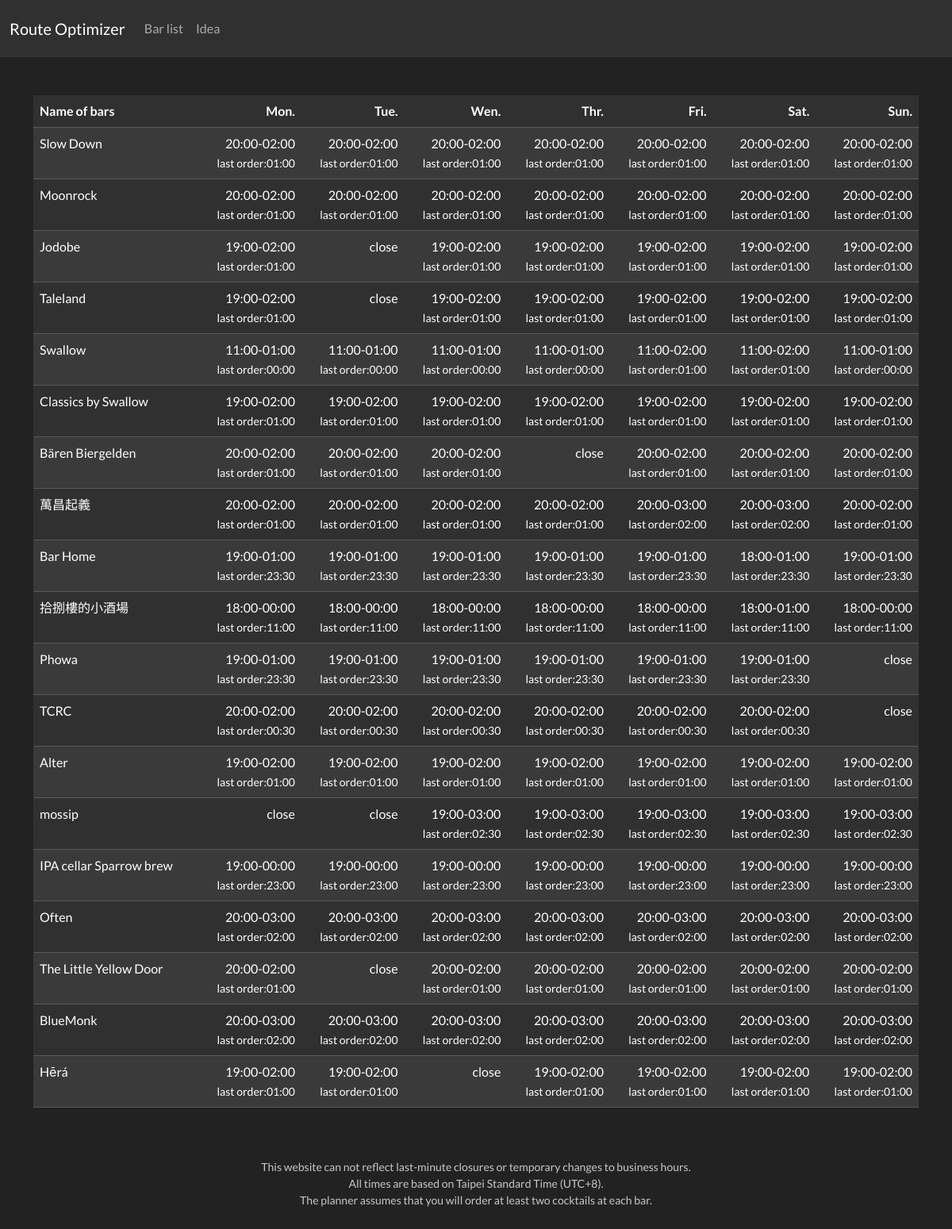
Page /list on the committed database.
### tables this page shows
CREATE TABLE opening_hours (

    id INTEGER PRIMARY KEY AUTOINCREMENT,

    bar_id INTEGER NOT NULL,

    day_of_week INTEGER NOT NULL,        

    open_time TEXT NOT NULL,             

    close_time TEXT NOT NULL, last_order_time TEXT,           

    FOREIGN KEY (bar_id) REFERENCES bars(id) ON DELETE CASCADE

);

CREATE TABLE bars (

    id INTEGER PRIMARY KEY AUTOINCREMENT,

    name TEXT NOT NULL,

    latitude REAL NOT NULL,

    longitude REAL NOT NULL,

    avg_cocktail_price INTEGER NOT NULL

);

### app.py (the view)
@app.route("/list", methods=["GET"])
def list():
    bars_info_db = db.execute("SELECT name, day_of_week, open_time, close_time, last_order_time FROM opening_hours JOIN bars ON bar_id = bars.id")
    bars_info = {}
    for bar in bars_info_db:
        name = bar["name"]
        day_of_week = bar["day_of_week"]
        if name not in bars_info:
            bars_info[name] = {
                1: None, 2: None, 3: None, 4: None, 5: None, 6: None, 7: None
            }
        open_time = bar["open_time"]
        close_time = bar["close_time"]
        last_order_time = bar["last_order_time"]
        bars_info[name][day_of_week] = {
            "open_time": open_time,
            "close_time": close_time,
            "last_order_time": last_order_time
        }
    return render_template("list.html", bars_info=bars_info)

### templates/list.html (shortened to what this page needs)
{% extends "layout.html" %}
{% block main %}
    <table class="table table-striped table-dark">
        <thead>
            <th class="text-start">Name of bars</th>
            <th class="text-end">Mon.</th>
            <th class="text-end">Tue.</th>
            <th class="text-end">Wen.</th>
            <th class="text-end">Thr.</th>
            <th class="text-end">Fri.</th>
            <th class="text-end">Sat.</th>
            <th class="text-end">Sun.</th>
        </thead>
        <tbody>
            {% for name, day_of_week in bars_info.items() %}
                <tr>
                    <td class="text-start">{{ name }}</td>
                    {% for i in range(1, 8) %}
                        <td class="text-end">
                            {% if day_of_week[i] %}
                                {{ day_of_week[i].open_time }}-{{ day_of_week[i].close_time }}<br>
                                <small class="text_end">last order:{{ day_of_week[i].last_order_time }}</small>
                            {% else %}
                                close
                            {% endif %}
                        </td>
                    {% endfor %}
                </tr>
            {% endfor %}
        </tbody>
    </table>
{% endblock %}

### templates/layout.html (shortened to what this page needs)
<!DOCTYPE html>
<html lang="en">
    <head>
        <link href="https://cdn.jsdelivr.net/npm/bootswatch@5.3.2/dist/darkly/bootstrap.min.css" rel="stylesheet">
    </head>
    <body>
        <nav class="navbar navbar-expand-lg navbar-dark bg-dark">
            <div class="container-fluid">
                <a class="navbar-brand" href="/">Route Optimizer</a>
                <div class="collapse navbar-collapse" id="navbarNav">
                    <ul class="navbar-nav me-auto mb-2 mb-lg-0">
                        <li class="nav-item"><a class="nav-link" href="/list">Bar list</a></li>
                        <li class="nav-item"><a class="nav-link" href="/idea">Idea</a></li>
                    </ul>
                </div>
            </div>
        </nav>
        <main class="container py-5 text-center">
            {% block main %}{% endblock %}
        </main>
        <footer class="mb-5 small text-center text-muted">
            <p>
                This website can not reflect last-minute closures or temporary changes to business hours.<br>
                All times are based on Taipei Standard Time (UTC+8).<br>
                The planner assumes that you will order at least two cocktails at each bar.
            </p>
    </body>
</html>

### rows in the picture
opening_hours: name "Slow Down", open_time "20:00" "20:00" "20:00" "20:00" "20:00" "20:00" "20:00", close_time "02:00" "02:00" "02:00" "02:00" "02:00" "02:00" "02:00", last_order_time "01:00" "01:00" "01:00" "01:00" "01:00" "01:00" "01:00"
opening_hours: name "Moonrock", open_time "20:00" "20:00" "20:00" "20:00" "20:00" "20:00" "20:00", close_time "02:00" "02:00" "02:00" "02:00" "02:00" "02:00" "02:00", last_order_time "01:00" "01:00" "01:00" "01:00" "01:00" "01:00" "01:00"
opening_hours: name "Jodobe", open_time "19:00" "19:00" "19:00" "19:00" "19:00" "19:00", close_time "02:00" "02:00" "02:00" "02:00" "02:00" "02:00", last_order_time "01:00" "01:00" "01:00" "01:00" "01:00" "01:00"
opening_hours: name "Taleland", open_time "19:00" "19:00" "19:00" "19:00" "19:00" "19:00", close_time "02:00" "02:00" "02:00" "02:00" "02:00" "02:00", last_order_time "01:00" "01:00" "01:00" "01:00" "01:00" "01:00"
opening_hours: name "Swallow", open_time "11:00" "11:00" "11:00" "11:00" "11:00" "11:00" "11:00", close_time "01:00" "01:00" "01:00" "01:00" "02:00" "02:00" "01:00", last_order_time "00:00" "00:00" "00:00" "00:00" "01:00" "01:00" "00:00"
opening_hours: name "Classics by Swallow", open_time "19:00" "19:00" "19:00" "19:00" "19:00" "19:00" "19:00", close_time "02:00" "02:00" "02:00" "02:00" "02:00" "02:00" "02:00", last_order_time "01:00" "01:00" "01:00" "01:00" "01:00" "01:00" "01:00"
opening_hours: name "Bären Biergelden", open_time "20:00" "20:00" "20:00" "20:00" "20:00" "20:00", close_time "02:00" "02:00" "02:00" "02:00" "02:00" "02:00", last_order_time "01:00" "01:00" "01:00" "01:00" "01:00" "01:00"
opening_hours: name "萬昌起義", open_time "20:00" "20:00" "20:00" "20:00" "20:00" "20:00" "20:00", close_time "02:00" "02:00" "02:00" "02:00" "03:00" "03:00" "02:00", last_order_time "01:00" "01:00" "01:00" "01:00" "02:00" "02:00" "01:00"
opening_hours: name "Bar Home", open_time "19:00" "19:00" "19:00" "19:00" "19:00" "18:00" "19:00", close_time "01:00" "01:00" "01:00" "01:00" "01:00" "01:00" "01:00", last_order_time "23:30" "23:30" "23:30" "23:30" "23:30" "23:30" "23:30"
opening_hours: name "拾捌樓的小酒場", open_time "18:00" "18:00" "18:00" "18:00" "18:00" "18:00" "18:00", close_time "00:00" "00:00" "00:00" "00:00" "00:00" "01:00" "00:00", last_order_time "11:00" "11:00" "11:00" "11:00" "11:00" "11:00" "11:00"
opening_hours: name "Phowa", open_time "19:00" "19:00" "19:00" "19:00" "19:00" "19:00", close_time "01:00" "01:00" "01:00" "01:00" "01:00" "01:00", last_order_time "23:30" "23:30" "23:30" "23:30" "23:30" "23:30"
opening_hours: name "TCRC", open_time "20:00" "20:00" "20:00" "20:00" "20:00" "20:00", close_time "02:00" "02:00" "02:00" "02:00" "02:00" "02:00", last_order_time "00:30" "00:30" "00:30" "00:30" "00:30" "00:30"
opening_hours: name "Alter", open_time "19:00" "19:00" "19:00" "19:00" "19:00" "19:00" "19:00", close_time "02:00" "02:00" "02:00" "02:00" "02:00" "02:00" "02:00", last_order_time "01:00" "01:00" "01:00" "01:00" "01:00" "01:00" "01:00"
opening_hours: name "mossip", open_time "19:00" "19:00" "19:00" "19:00" "19:00", close_time "03:00" "03:00" "03:00" "03:00" "03:00", last_order_time "02:30" "02:30" "02:30" "02:30" "02:30"
opening_hours: name "IPA cellar Sparrow brew", open_time "19:00" "19:00" "19:00" "19:00" "19:00" "19:00" "19:00", close_time "00:00" "00:00" "00:00" "00:00" "00:00" "00:00" "00:00", last_order_time "23:00" "23:00" "23:00" "23:00" "23:00" "23:00" "23:00"
opening_hours: name "Often", open_time "20:00" "20:00" "20:00" "20:00" "20:00" "20:00" "20:00", close_time "03:00" "03:00" "03:00" "03:00" "03:00" "03:00" "03:00", last_order_time "02:00" "02:00" "02:00" "02:00" "02:00" "02:00" "02:00"
opening_hours: name "The Little Yellow Door", open_time "20:00" "20:00" "20:00" "20:00" "20:00" "20:00", close_time "02:00" "02:00" "02:00" "02:00" "02:00" "02:00", last_order_time "01:00" "01:00" "01:00" "01:00" "01:00" "01:00"
opening_hours: name "BlueMonk", open_time "20:00" "20:00" "20:00" "20:00" "20:00" "20:00" "20:00", close_time "03:00" "03:00" "03:00" "03:00" "03:00" "03:00" "03:00", last_order_time "02:00" "02:00" "02:00" "02:00" "02:00" "02:00" "02:00"
opening_hours: name "Hērá", open_time "19:00" "19:00" "19:00" "19:00" "19:00" "19:00", close_time "02:00" "02:00" "02:00" "02:00" "02:00" "02:00", last_order_time "01:00" "01:00" "01:00" "01:00" "01:00" "01:00"
